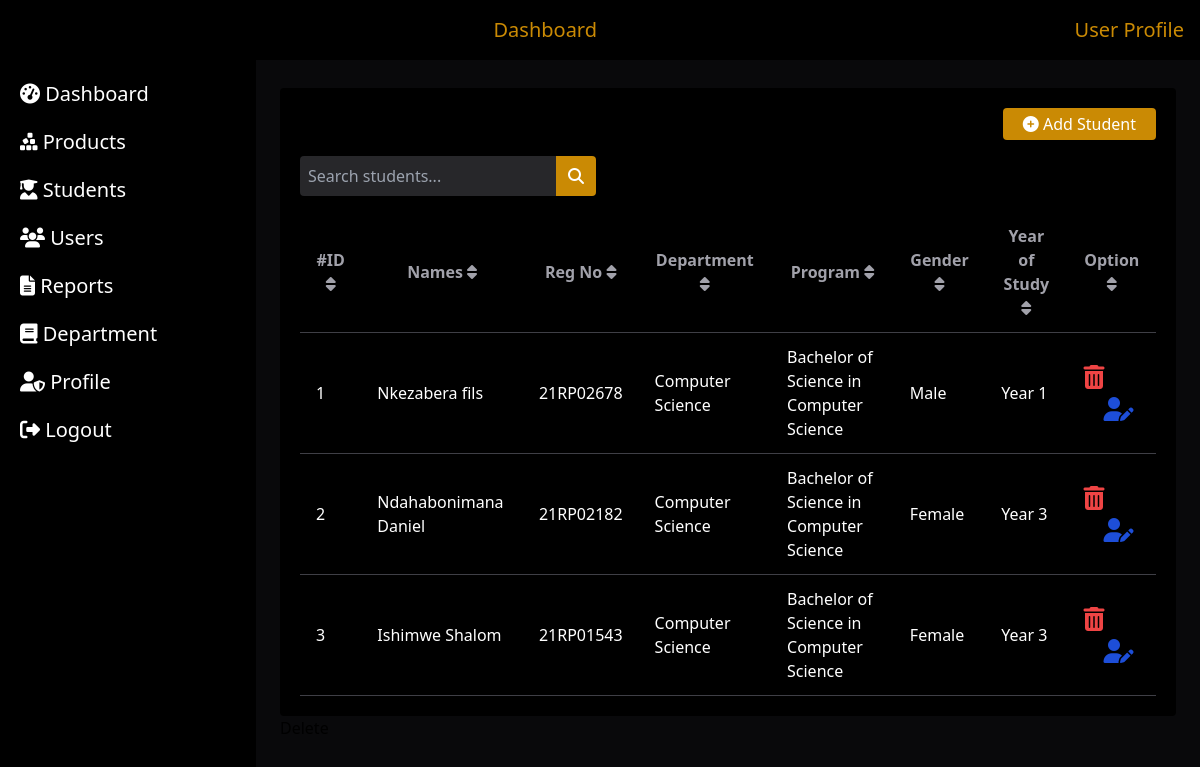
The page /student on the database as committed earlier.
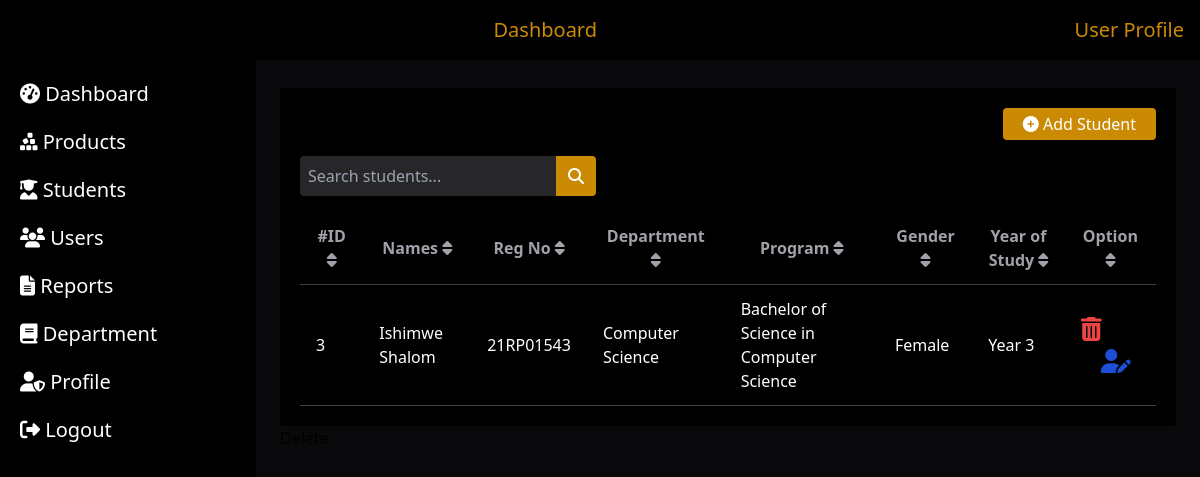
The same page on the database as committed later.
### tables this page shows
CREATE TABLE students
                 (Id INTEGER PRIMARY KEY AUTOINCREMENT,
                  Name TEXT,
                  Reg_no TEXT UNIQUE,
                  gender TEXT,
                  Department TEXT,
                  Program TEXT,
                  Year TEXT,
                  Card TEXT);

### app.py (the view)
@app.route('/student', methods=['GET'])
def get_all_students():
    conn = sqlite3.connect('barcodes.db')
    c = conn.cursor()
    c.execute("SELECT Id, Name, Reg_no, Department, Program, gender as Gender, Year FROM students")
    students = [dict(zip([column[0] for column in c.description], row)) for row in c.fetchall()]
    conn.close()
    return render_template('student.html', students=students)

### templates/student.html (shortened to what this page needs)
      {% extends "base.html" %}
      {% block content %}
      <div class="bg-black p-5 rounded">
              <div class="text-end mb-4">
                  <button class="text-white bg-yellow-600 px-5 py-1 rounded" id="openModalBtn">  <i class="fa fa-circle-plus"></i> Add Student</button>
           </div>
        <div class="mb-4 flex">
            <input type="text" id="searchInput" placeholder="Search students..." class="w-64 p-2 bg-zinc-800 text-white rounded-l">
            <button id="searchButton" class="bg-yellow-600 text-white px-3 py-2 rounded-r"><i class="fa fa-search"></i></button>
        </div>
        <div class="overflow-x-auto">
       <table class="w-full text-white">
              <thead>
                  <tr>
                      <th class="border-b border-zinc-700 px-4 text-zinc-400 py-3 cursor-pointer" data-sort="id">#ID <i class="fa-solid fa-sort"></i></th>
                        <th class="border-b border-zinc-700 px-4 text-zinc-400 py-3 cursor-pointer" data-sort="name">Names <i class="fa-solid fa-sort"></i></th>
                      <th class="border-b border-zinc-700 px-4 text-zinc-400 py-3 cursor-pointer" data-sort="category">Reg No <i class="fa-solid fa-sort"></i></th>
                      <th class="border-b border-zinc-700 px-4 text-zinc-400 py-3 cursor-pointer" data-sort="serial"> Department <i class="fa-solid fa-sort"></i></th>
                      <th class="border-b border-zinc-700 px-4 text-zinc-400 py-3 cursor-pointer" data-sort="details"> Program <i class="fa-solid fa-sort"></i></th>
                      <th class="border-b border-zinc-700 px-4 text-zinc-400 py-3 cursor-pointer" data-sort="owner">Gender <i class="fa-solid fa-sort"></i></th>
                      <th class="border-b border-zinc-700 px-4 text-zinc-400 py-3 cursor-pointer" data-sort="timeGetOut">Year of Study <i class="fa-solid fa-sort"></i></th>
                      <th class="border-b border-zinc-700 px-4 text-zinc-400 py-3 cursor-pointer" >Option <i class="fa-solid fa-sort"></i></th>
                    </tr>
              </thead>
              <tbody id="tableRow">
                {% for student in students %}
                <tr>
                    <td class="border-b border-zinc-700 px-4 py-3">{{ student.Id }}</td>
                    <td class="border-b border-zinc-700 px-4 py-3">{{ student.Name }}</td>
                    <td class="border-b border-zinc-700 px-4 py-3">{{ student.Reg_no }}</td>
                    <td class="border-b border-zinc-700 px-4 py-3">{{ student.Department }}</td>
                    <td class="border-b border-zinc-700 px-4 py-3">{{ student.Program }}</td>
                    <td class="border-b border-zinc-700 px-4 py-3">{{ student.Gender }}</td>
                    <td class="border-b border-zinc-700 px-4 py-3">{{ student.Year }}</td>
                    <td class="border-b border-zinc-700 px-4 py-3 space-x-5" >
                        <button class="delete-btn" data-student-id="{{ student.Id }}"><i class="fa fa-trash-can text-red-500 text-2xl" title="Delete"></i></button>
                        <button onclick="openEditModal()"><i class="fa fa-user-pen text-blue-700 text-2xl" title="Edit"></i></button>
                    </td>
                </tr>
                {% endfor %}
            </tbody>
          </table>
          </div>
      </div>
      {% endblock %}r

### templates/base.html (shortened to what this page needs)
    <!DOCTYPE html>
    <html lang="en">
    <head>
      <script src="static/Js/tailwind.js"></script>
      <script src="https://cdn.tailwindcss.com"></script>
      <link rel="stylesheet" href="https://cdnjs.cloudflare.com/ajax/libs/font-awesome/6.6.0/css/all.min.css">
    </head>
    <body class="bg-zinc-950">
        <div class="bg-black text-white p-4 flex justify-between items-center fixed top-0 left-0 right-0 z-50">
            <h1 class="text-xl text-yellow-600">Dashboard</h1>
            <div>
              <span class="text-xl text-yellow-600">User Profile</span>
            </div>
          </div>
          <div class="flex h-screen">
            <div id="sidebar" class="sidebar pt-20 bg-black w-64 min-h-screen p-4 md:block fixed left-0 top-0 overflow-y-auto">
              <ul class="space-y-5">
                <li><a href="/dashboard" class="text-white text-xl hover:border-b-2 hover:border-yellow-600 hover:text-yellow-600 p-1 "> <i class="fa-solid fa-gauge-high"></i> Dashboard</a></li>
                <li><a href="/product" class="text-white text-xl hover:border-b-2 hover:border-yellow-600 hover:text-yellow-600 p-1 "> <i class="fa-solid fa-cubes-stacked"></i> Products</a></li>
                <li><a href="/student" class="text-white text-xl hover:border-b-2 hover:border-yellow-600 hover:text-yellow-600 p-1 "> <i class="fa-solid fa-user-graduate"></i> Students</a></li>
                <li><a href="/users" class="text-white text-xl hover:border-b-2 hover:border-yellow-600 hover:text-yellow-600 p-1 "> <i class="fa-solid fa-users"></i> Users</a></li>
                <li><a href="/report" class="text-white text-xl hover:border-b-2 hover:border-yellow-600 hover:text-yellow-600 p-1 "> <i class="fa-solid fa-file-lines"></i> Reports</a></li>
                <li><a href="/department" class="text-white text-xl hover:border-b-2 hover:border-yellow-600 hover:text-yellow-600 p-1 "> <i class="fa-solid fa-book"></i> Department</a></li>
                <li><a href="/profile" class="text-white text-xl hover:border-b-2 hover:border-yellow-600 hover:text-yellow-600 p-1 "> <i class="fa-solid fa-user-shield"></i> Profile</a></li>
                <li><a href="/" class="text-white text-xl hover:border-b-2 hover:border-yellow-600 hover:text-yellow-600 p-1 "> <i class="fa-solid fa-right-from-bracket"></i> Logout</a></li>
              </ul>
            </div>
            <div class="w-full md:w-4/5 p-6 md:ml-64 mt-16 mb-16">
                {% block content %}{% endblock %}
            </div>
        </div>
    </body>
    </html>

Rows that differ between the two databases and show on the page:
removed students: Id "1", Name "Nkezabera fils", Reg_no "21RP02678", Department "Computer Science", Program "Bachelor of Science in Computer Science", Gender "Male", Year "Year 1"
removed students: Id "2", Name "Ndahabonimana Daniel", Reg_no "21RP02182", Department "Computer Science", Program "Bachelor of Science in Computer Science", Gender "Female", Year "Year 3"
